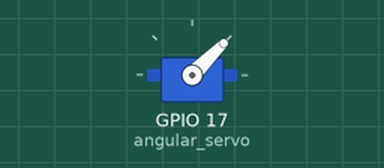
A program run on a simulated Raspberry Pi (BCM pin numbers). Shown: servo. Servo angles are drawn from the pulse width (0.5 ms = 0°, 2.5 ms = 180°).

Above: at 0.05 s.
At 1.25 s:
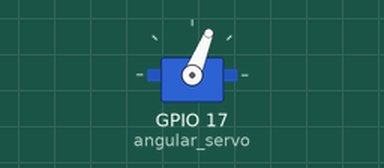
At 2.5 s:
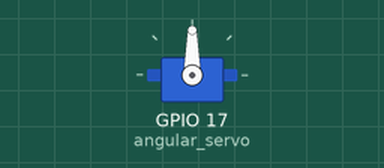
At 5.0 s:
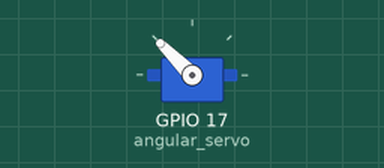
Timing chart, 0 to 6.5 s (numbered marks = the images above):
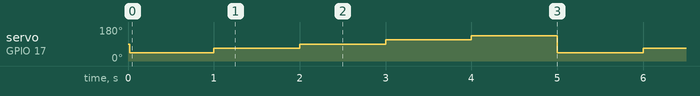

Measured:
- by itself, servo on GPIO 17 (angular_servo): repeats every 5.0 s: 68° 1.0 s, 90° 1.0 s, 112° 1.0 s, 135° 1.0 s, 45° 1.0 s

The program:

servo-angle.py
```python
#Import libraries
from gpiozero import AngularServo
from time import sleep

#Define the angular servo
angular_servo = AngularServo(17, min_angle=-90, max_angle=90)

#Move the servo based on the angles
while True:
    angular_servo.angle = -90
    sleep(1)
    angular_servo.angle = -45
    sleep(1)
    angular_servo.angle = 0
    sleep(1)
    angular_servo.angle = 45
    sleep(1)
    angular_servo.angle = 90
    sleep(1)
```
